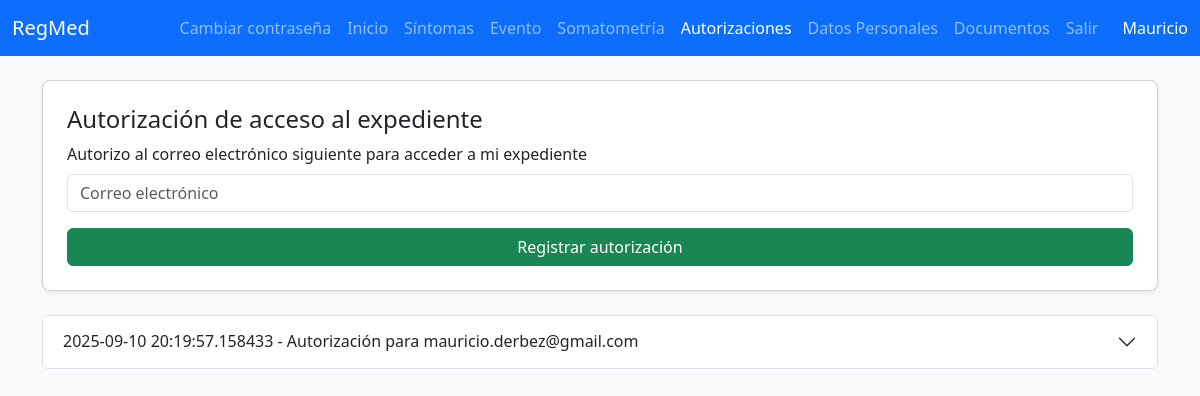
The page /autacceso (signed in) on the database as committed earlier.
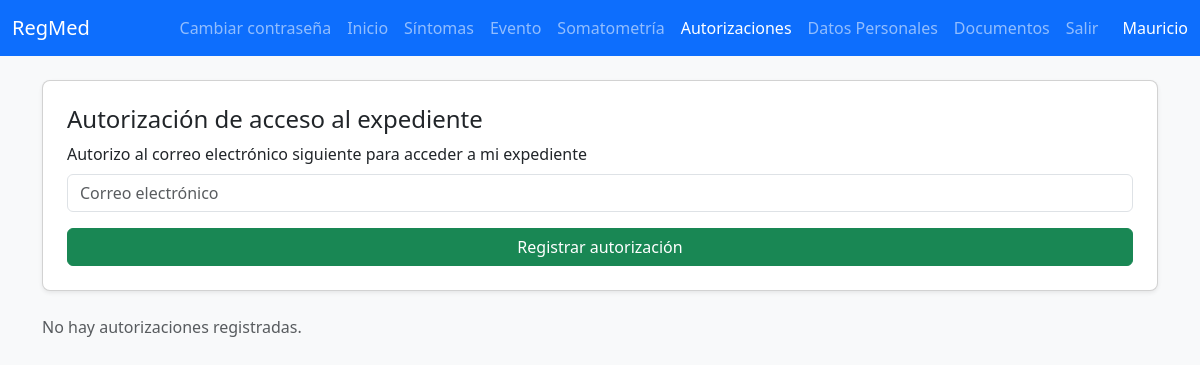
The same page on the database as committed later.
### tables this page shows
CREATE TABLE "eventos" (
                id INTEGER PRIMARY KEY AUTOINCREMENT,
                date TEXT NOT NULL,
                users_id INTEGER NOT NULL,
                tipo TEXT NOT NULL,
                evento TEXT NOT NULL,
                type INTEGER NOT NULL
            );

### app.py (the view, shortened to what this page needs)
@app.route("/autacceso", methods=["GET", "POST"])
@login_required
def autacceso():
    conn = get_db_connection()
    autorizaciones = conn.execute(
        "SELECT * FROM eventos WHERE users_id = ? AND tipo = 2",
        (session["user_id"],)
    ).fetchall()
    conn.close()
    autorizaciones = [dict(row) for row in autorizaciones]
    return render_template("autacceso.html", autorizaciones=autorizaciones)

### app.py (called while the page is built)
def get_db_connection():
    db_path = os.path.join(os.path.dirname(__file__), "pacientes.db")
    conn = sqlite3.connect(db_path)
    conn.row_factory = sqlite3.Row
    return conn

@app.context_processor
def inject_username():
    if "user_id" in session:
        conn = get_db_connection()
        user = conn.execute("SELECT username FROM users WHERE id = ?", (session["user_id"],)).fetchone()
        conn.close()
        if user:
            return {"username": user["username"]}
    return {}

@app.after_request
def after_request(response):
    response.headers["Cache-Control"] = "no-cache, no-store, must-revalidate"
    response.headers["Expires"] = 0
    response.headers["Pragma"] = "no-cache"
    return response

### helpers.py (called while the page is built)
def login_required(f):
    @wraps(f)
    def decorated_function(*args, **kwargs):
        if session.get("user_id") is None:
            return redirect("/login")
        return f(*args, **kwargs)
    return decorated_function

### static/templates/autacceso.html (shortened to what this page needs)
{% extends "layout.html" %}
{% block content %}
<div class="card p-4 shadow-sm rounded-3">
    <h4>Autorización de acceso al expediente</h4>
    <form action="/autacceso" method="post">
        <div class="mb-3">
            <label for="correo" class="form-label">
                Autorizo al correo electrónico siguiente para acceder a mi expediente
            </label>
            <input class="form-control" id="correo" name="correo" placeholder="Correo electrónico" type="email" required>
        </div>
        <button class="btn btn-success w-100" type="submit">
            Registrar autorización
        </button>
    </form>
</div>
<div class="mt-4">
    {% if autorizaciones %}
        <div class="accordion" id="accordionAutorizaciones">
            {% for a in autorizaciones %}
            <div class="accordion-item">
                <h2 class="accordion-header" id="headingA{{ loop.index }}">
                    <button class="accordion-button collapsed" type="button" data-bs-toggle="collapse" data-bs-target="#collapseA{{ loop.index }}" aria-expanded="false" aria-controls="collapseA{{ loop.index }}">
                        {{ a.date }} - {{ a.evento }}
                    </button>
                </h2>
            </div>
            {% endfor %}
        </div>
    {% else %}
        <p class="text-muted mt-3">No hay autorizaciones registradas.</p>
    {% endif %}
</div>
{% endblock %}

Rows that differ between the two databases and show on the page:
no longer on this page (row edited): eventos: date "2025-09-10 20:19:57.158433", evento "Autorización para mauricio.derbez@gmail.com"
Other text that changed with them:
text now shown: "No hay autorizaciones registradas."
